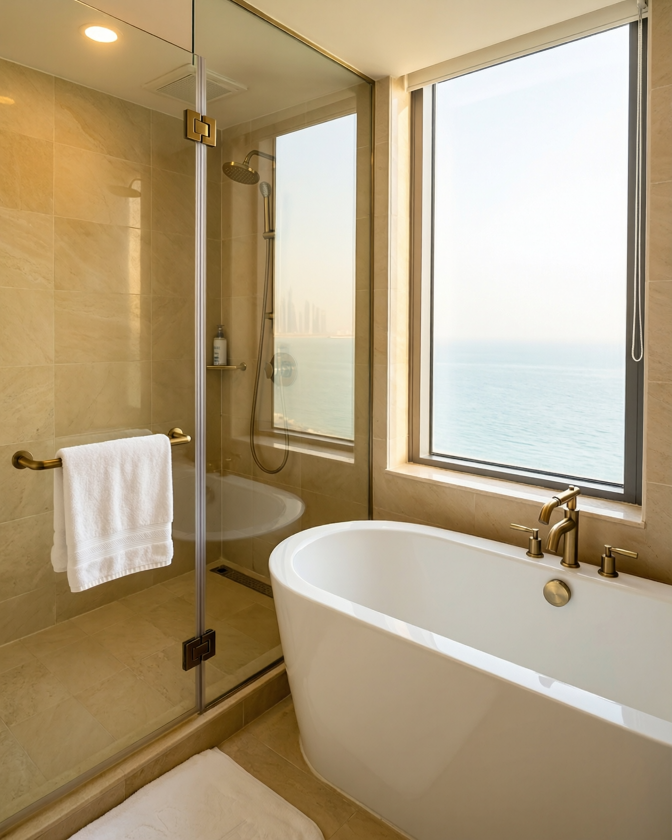
#> input picture rooms/bathroom.png, 1344 x 1680 px (shown at 1/2 size); its folder holds 2 pictures in this run
$ python phone_finish.py ../rooms out.png
#> lines starting #> are read from the running program, lines starting #| are printed output that depends on the picture
"""Phone-photo finish for upscaled frames: resize to a phone export size, mild sharpening,
luminance grain, JPEG. Local, no GPU.

    .venv/bin/python scripts/phone_finish.py SRC_DIR DEST_DIR [--long 2000] [--grain 5] [--quality 86] [--hdr 0.6]
"""
from __future__ import annotations

import argparse
import io
import random
from pathlib import Path

from PIL import Image, ImageChops, ImageEnhance, ImageFilter

EXTS = (".png", ".jpg", ".jpeg", ".webp")


def phone_hdr(im: Image.Image, strength: float) -> Image.Image:
    """Phone camera look: lifted shadows, lower contrast/saturation, noise-reduction smear."""
    if strength <= 0:
        return im
    lut = [min(255, int(255 * (0.06 + 0.90 * ((i / 255) ** 0.85)))) for i in range(256)]
    hdr = im.point(lut * 3)
    hdr = ImageEnhance.Contrast(hdr).enhance(0.88)
    hdr = ImageEnhance.Color(hdr).enhance(0.93)
    w, h = hdr.size
    hdr = hdr.resize((int(w * 0.72), int(h * 0.72)), Image.BILINEAR).filter(ImageFilter.SMOOTH).resize((w, h), Image.BICUBIC)
    return Image.blend(im, hdr, min(strength, 1.0))


def finish(im: Image.Image, *, long_edge: int, grain: float, quality: int, seed: int, hdr: float = 0.0) -> Image.Image:
#> called with long_edge = 2000, grain = 5, quality = 86, seed = 0, hdr = 0
    im = im.convert("RGB")
#> im is the input picture: PIL image 1344x1680 RGB; mean R, G, B 176.3, 158.3, 127.7
    scale = long_edge / max(im.size)
#> scale = 1.19
    if scale < 1:
        im = im.resize((round(im.width * scale), round(im.height * scale)), Image.LANCZOS)
    im = phone_hdr(im, hdr)
    im = im.filter(ImageFilter.UnsharpMask(radius=1.0, percent=45, threshold=2))
    if grain > 0:
        random.seed(seed)
        noise = Image.effect_noise(im.size, grain).convert("RGB")  # grey noise centred on 128
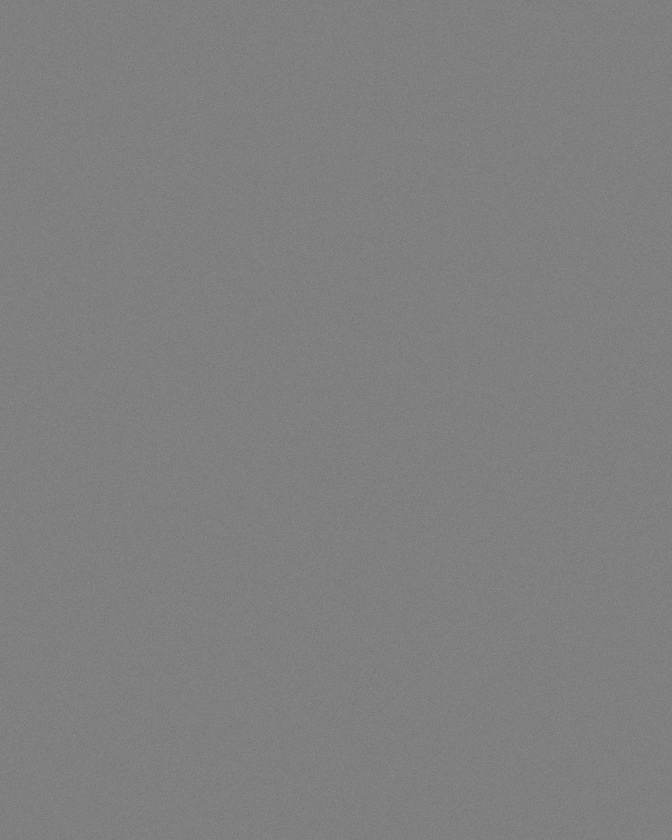
#> noise: PIL image 1344x1680 RGB (shown at 1/2 size); min 101, max 151, mean 127.5
        im = ImageChops.add(im, noise, scale=1.0, offset=-128)
    buf = io.BytesIO()
    im.save(buf, "JPEG", quality=quality, subsampling=2)
    return Image.open(io.BytesIO(buf.getvalue()))


def main() -> None:
    p = argparse.ArgumentParser()
    p.add_argument("src", type=Path)
    p.add_argument("dest", type=Path)
    p.add_argument("--long", type=int, default=2000, help="long edge in px (phone export ~2000-4000)")
    p.add_argument("--grain", type=float, default=5.0)
    p.add_argument("--quality", type=int, default=86)
    p.add_argument("--hdr", type=float, default=0.0, help="phone camera look strength 0..1")
    a = p.parse_args()
    a.dest.mkdir(parents=True, exist_ok=True)
    for i, f in enumerate(sorted(x for x in a.src.iterdir() if x.suffix.lower() in EXTS)):
        out = finish(Image.open(f), long_edge=a.long, grain=a.grain, quality=a.quality, seed=i, hdr=a.hdr)
        out.save(a.dest / f"{f.stem}.jpg", "JPEG", quality=95)
        print(f.name, "->", out.size)
#| bathroom.png -> (1344, 1680)
#> pass 2 of the loop in main, `for i, f in enumerate(sorted(x for x in a.src.iterdir() if x.suffix.lo..`:
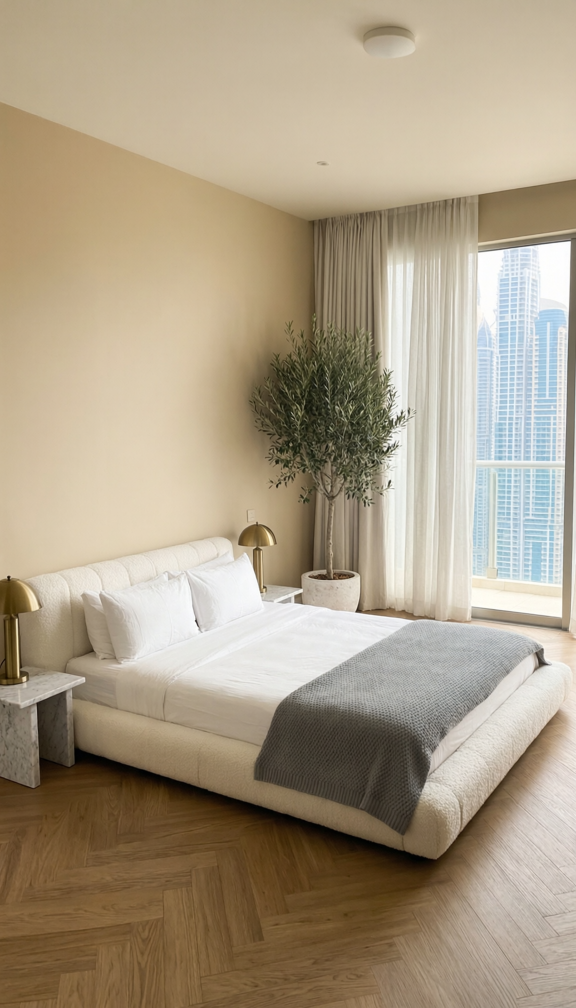
#> input picture rooms/bedroom.png, 1152 x 2016 px (shown at 1/2 size)
#> in finish, im is the input picture: PIL image 1152x2016 RGB; mean R, G, B 170.4, 156.6, 134.3
#> in finish (call 2), `noise = Image.effect_noise(im.size, grain).convert("RGB")`:
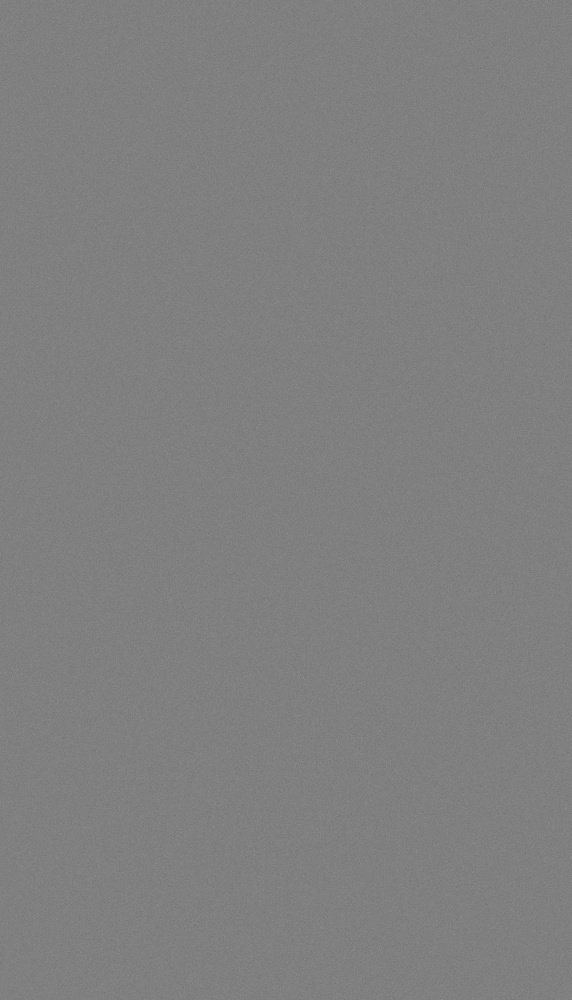
#> noise: PIL image 1143x2000 RGB (shown at 1/2 size); min 103, max 153, mean 127.5
#| bedroom.png -> (1143, 2000)


if __name__ == "__main__":
    main()
